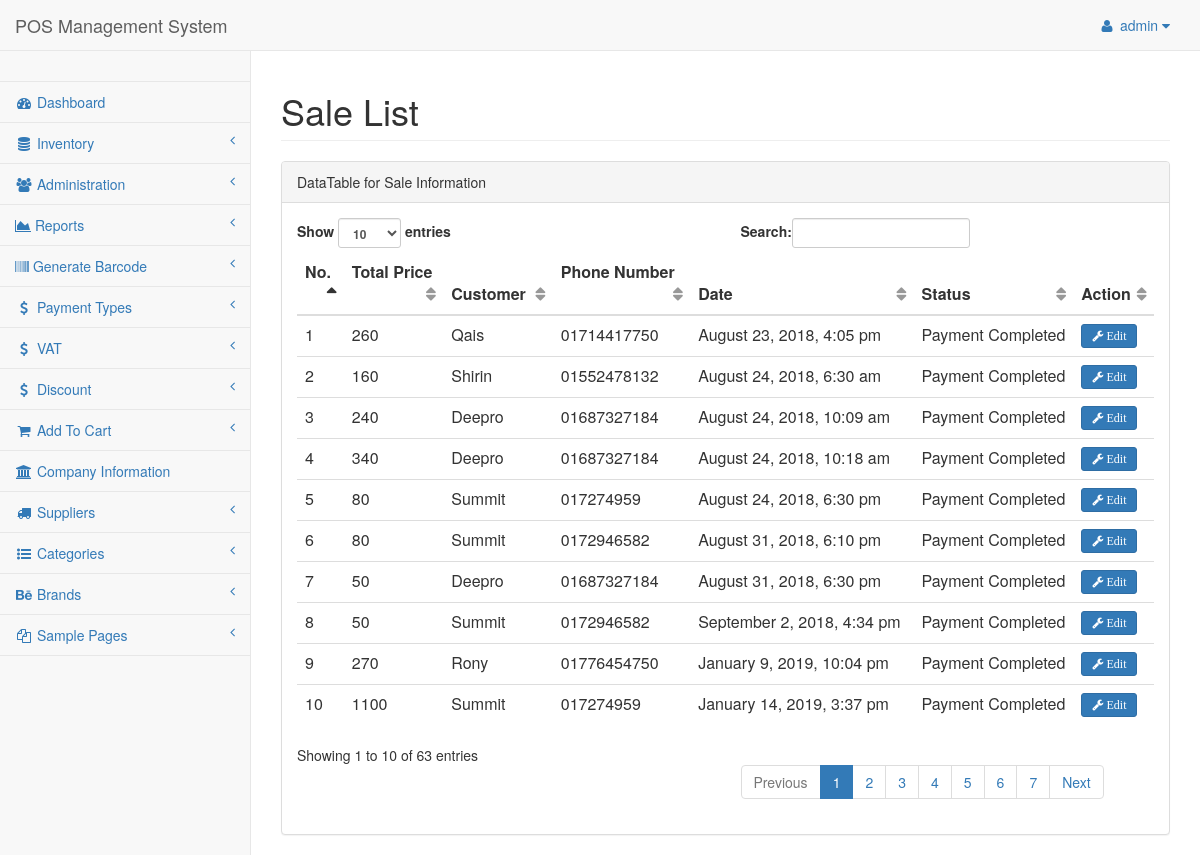
The page /admin/pages/repo.php (signed in) on the database its author committed.
### tables this page shows
CREATE TABLE `tbl_sales` (
  `id` int(11) NOT NULL,
  `customer` int(11) NOT NULL,
  `totalPrice` int(11) NOT NULL,
  `date` datetime NOT NULL DEFAULT CURRENT_TIMESTAMP,
  `rem` int(11) NOT NULL DEFAULT '0',
  `status` int(11) NOT NULL DEFAULT '0'
);

CREATE TABLE `tbl_customer` (
  `cmId` int(11) NOT NULL,
  `customName` varchar(35) NOT NULL,
  `customContact` varchar(20) NOT NULL
);

### class/Company.php (called while the page is built, shortened)
<?php
$filepath = realpath(dirname(__FILE__));
include_once ($filepath."/../lib/Database.php");
include_once ($filepath."/../helpers/Format.php");
?>
<?php
class Company {
  private $db;
  function __construct(){
    $this->db = new Database();
  }
  public function getAllSale() {
    $query = "SELECT * FROM tbl_sales";
    $getQuery = $this->db->select($query);
    return $getQuery;
  }
}

### lib/Database.php (called while the page is built, shortened)
<?php
Class Database{
 public $host   = DB_HOST;
 public $user   = DB_USER;
 public $pass   = DB_PASS;
 public $dbname = DB_NAME;
 public $link;
private function connectDB(){
 $this->link = new mysqli($this->host, $this->user, $this->pass,
  $this->dbname);
 }
public function select($query){
  $result = $this->link->query($query) or
   die($this->link->error.__LINE__);
  if($result->num_rows > 0){
    return $result;
  } else {
    return false;
  }
 }
}

### class/Customer.php (called while the page is built, shortened)
<?php
  $filepath = realpath(dirname(__FILE__));
  include_once ($filepath."/../lib/Database.php");
  include_once ($filepath."/../helpers/Format.php");
?>
<?php
  class Customer{
    private $db;
    public function __construct() {
      $this->db = new Database();
    }
    public function getCusById($cmId){
      $query = "SELECT * FROM tbl_customer WHERE cmId = '$cmId'";
      $cusCheck = $this->db->select($query);
      return $cusCheck;
    }
  }
?>

### helpers/Format.php (called while the page is built, shortened)
<?php
class Format{
 public function formatDate($date){
  return date('F j, Y, g:i a', strtotime($date));
 }
}
?>

### admin/pages/repo.php (the view, shortened to what this page needs)
<?php
  include "../inc/header.php";
  include "../inc/nav.php";
  include "../inc/sider.php";
?>
        <div id="page-wrapper">
            <div class="row">
                <div class="col-lg-12">
                    <h1 class="page-header">Sale List</h1>
                </div>
            </div>
            <div class="row">
                <div class="col-lg-12">
                    <div class="panel panel-default">
                        <div class="panel-heading">
                            DataTable for Sale Information
                        </div>
                        <div class="panel-body">
                            <div class="table-responsive">
                                <table class="table table-hover" id="dataTables-example">
                                    <thead>
                                        <tr>
                                            <th>No.</th>
                                            <th>Total Price</th>
                                            <th>Customer</th>
                                            <th>Phone Number</th>
                                            <th>Date</th>
                                            <th>Status</th>
                                            <th>Action</th>
                                        </tr>
                                    </thead>
                                    <tbody>
                                      <?php
                                        $getAdmin = $com->getAllSale();
                                        if ($getAdmin) {
                                          $i = 0;
                                          while ($result = $getAdmin->fetch_assoc()) {
                                            $i++;
                                      ?>
                                          <tr>
                                              <td><?php echo $i; ?></td>
                                              <td><?php echo $result['totalPrice']; ?></td>
                                            <?php
                                              $id = $result['customer'];
                                              $getCus = $cm->getCusById($id);
                                              if ($getCus) {
                                                while($cus = $getCus->fetch_assoc()) {
                                            ?>
                                              <td><?= $cus['customName']; ?></td>
                                              <td><?= $cus['customContact']; ?></td>
                                            <?php } } ?>
                                              <td><?php echo $fm->formatDate($result['date']); ?></td>
                                              <td>
                                                <?php
                                                  if ($result['rem'] <= 0) {
                                                    echo 'Payment Completed';
                                                  } elseif ($result['rem'] > 0) {
                                                    echo "Payment Pendings";
                                                  }
                                                ?>
                                              </td>
                                              <td>
                                                <a href="seeorder.php?sale=<?php echo $result['id']; ?>">
                                                  <button type="button" class="btn btn-primary btn-sm"><i class="fa fa-wrench"> Edit</i></button>
                                                </a>
                                              </td>
                                          </tr>
                                    <?php } } ?>
                                    </tbody>
                                </table>
                            </div>
                        </div>
                      </div>
                  </div>
              </div>
          </div>
      </div>
  </body>
  </html>

### rows shown on the page
tbl_sales: totalPrice "260", date "August 23, 2018, 4:05 pm", rem "Payment Completed"
tbl_customer: customName "Qais", customContact "01714417750"
tbl_sales: totalPrice "160", date "August 24, 2018, 6:30 am", rem "Payment Completed"
tbl_customer: customName "Shirin", customContact "01552478132"
tbl_sales: totalPrice "240", date "August 24, 2018, 10:09 am", rem "Payment Completed"
tbl_customer: customName "Deepro", customContact "01687327184"
tbl_sales: totalPrice "340", date "August 24, 2018, 10:18 am", rem "Payment Completed"
tbl_sales: totalPrice "80", date "August 24, 2018, 6:30 pm", rem "Payment Completed"
tbl_customer: customName "Summit", customContact "017274959"
tbl_sales: totalPrice "80", date "August 31, 2018, 6:10 pm", rem "Payment Completed"
tbl_customer: customName "Summit", customContact "0172946582"
tbl_sales: totalPrice "50", date "August 31, 2018, 6:30 pm", rem "Payment Completed"
tbl_sales: totalPrice "50", date "September 2, 2018, 4:34 pm", rem "Payment Completed"
tbl_sales: totalPrice "270", date "January 9, 2019, 10:04 pm", rem "Payment Completed"
tbl_customer: customName "Rony", customContact "01776454750"
tbl_sales: totalPrice "1100", date "January 14, 2019, 3:37 pm", rem "Payment Completed"

### other values the page prints
Session::get("adminName") "admin"
